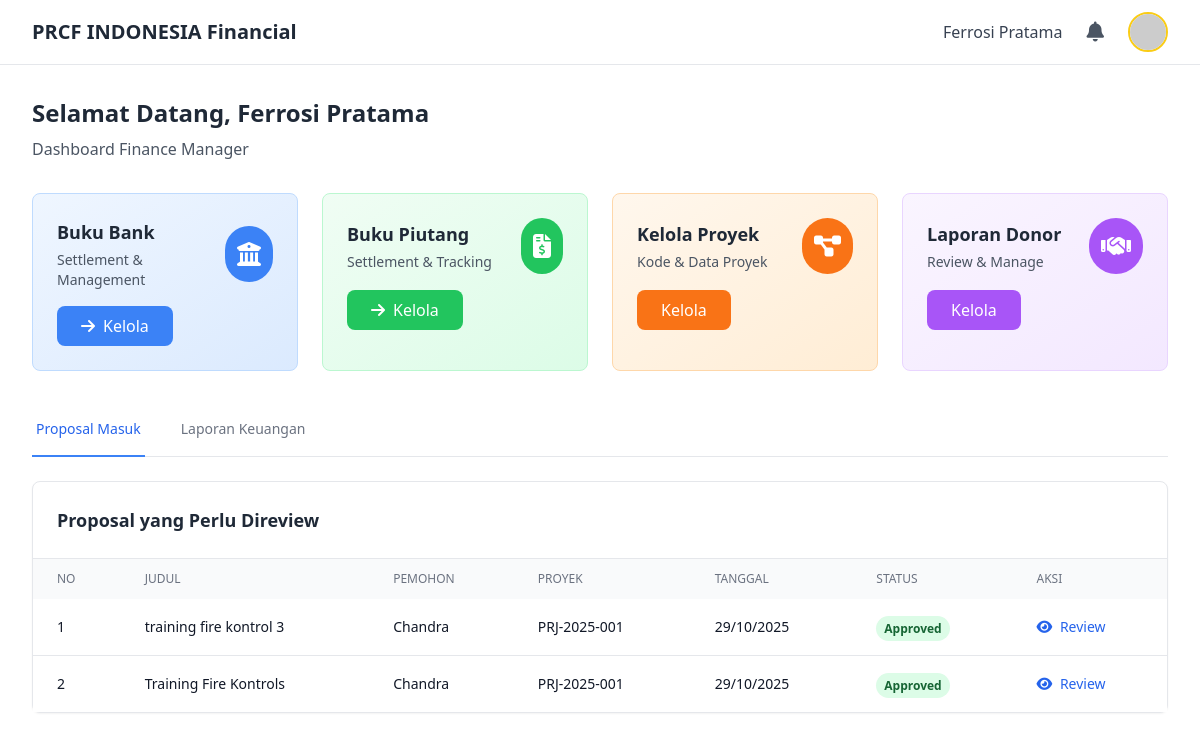
The app's page /pages/dashboards/dashboard_fm.php (signed in) with its own data.
### tables this page shows
CREATE TABLE `proposal` (
  `id_proposal` int(11) NOT NULL,
  `judul_proposal` varchar(255) NOT NULL,
  `pj` varchar(255) NOT NULL COMMENT 'Penanggung Jawab',
  `date` date DEFAULT NULL,
  `pemohon` varchar(255) DEFAULT NULL,
  `status` enum('draft','submitted','approved_fm','approved','rejected') DEFAULT 'draft' COMMENT 'draft=PM draft, submitted=waiting FM, approved_fm=FM approved (final), approved=FM approved (final), rejected=rejected',
  `approved_by_fm` int(11) DEFAULT NULL,
  `fm_approval_date` datetime DEFAULT NULL,
  `kode_proyek` varchar(50) DEFAULT NULL,
  `tor` text DEFAULT NULL COMMENT 'Terms of Reference',
  `file_budget` varchar(255) DEFAULT NULL,
  `created_at` timestamp NOT NULL DEFAULT current_timestamp(),
  `updated_at` timestamp NOT NULL DEFAULT current_timestamp() ON UPDATE current_timestamp()
);

### pages/dashboards/dashboard_fm.php (the view, shortened to what this page needs)
<?php
require_once '../../includes/config.php';
$user_name = $_SESSION['user_name'];
$proposals = $conn->query("SELECT p.*, u.nama as creator_name
    FROM proposal p
    LEFT JOIN user u ON p.pemohon = u.nama
    WHERE p.status IN ('submitted', 'approved')
    ORDER BY p.created_at DESC");
?>
<!DOCTYPE html>
<html lang="id">
<head>
    <script src="https://cdn.tailwindcss.com"></script>
    <link rel="stylesheet" href="https://cdnjs.cloudflare.com/ajax/libs/font-awesome/6.4.0/css/all.min.css">
</head>
<body class="bg-white min-h-screen">
    <header class="bg-white border-b border-gray-200 sticky top-0 z-50">
        <div class="max-w-7xl mx-auto px-4 sm:px-6 lg:px-8">
            <div class="flex justify-between items-center h-16">
                <div class="flex items-center">
                    <h1 class="text-xl font-bold text-gray-800">PRCF INDONESIA Financial</h1>
                </div>
                <div class="flex items-center space-x-4">
                    <span class="text-gray-700 font-medium"><?php echo $user_name; ?></span>
                    <div class="relative" id="notificationDropdown">
                        <button type="button" onclick="toggleNotifications()" class="notification-bell-button relative p-2 text-gray-600 hover:text-gray-800" aria-label="Buka Notifikasi">
                            <i class="fas fa-bell text-xl"></i>
                        </button>
                    </div>
                    <div class="relative" id="profileDropdown">
                        <button onclick="toggleProfile()" class="flex items-center space-x-2">
                            <img src="https://ui-avatars.com/api/?name=<?php echo urlencode($user_name); ?>&background=F59E0B&color=fff"
                                class="w-10 h-10 rounded-full border-2 border-yellow-400">
                        </button>
                    </div>
                </div>
            </div>
        </div>
    </header>
    <main class="max-w-7xl mx-auto px-4 sm:px-6 lg:px-8 py-8">
        <div class="mb-8">
            <h2 class="text-2xl font-bold text-gray-800 mb-2">Selamat Datang, <?php echo $user_name; ?></h2>
            <p class="text-gray-600">Dashboard Finance Manager</p>
        </div>
        <div class="grid grid-cols-1 md:grid-cols-2 lg:grid-cols-4 gap-6 mb-8">
            <div class="bg-gradient-to-br from-blue-50 to-blue-100 p-6 rounded-lg border border-blue-200 hover:shadow-lg transition duration-200">
                <div class="flex items-center justify-between mb-4">
                    <div>
                        <h3 class="text-lg font-bold text-gray-800">Buku Bank</h3>
                        <p class="text-sm text-gray-600 mt-1">Settlement & Management</p>
                    </div>
                    <div class="bg-blue-500 p-3 rounded-full">
                        <i class="fas fa-university text-white text-2xl"></i>
                    </div>
                </div>
                <a href="../books/buku_bank.php" class="inline-block bg-blue-500 text-white px-6 py-2 rounded-lg hover:bg-blue-600 transition duration-200 font-medium">
                    <i class="fas fa-arrow-right mr-2"></i>Kelola
                </a>
            </div>
            <div class="bg-gradient-to-br from-green-50 to-green-100 p-6 rounded-lg border border-green-200 hover:shadow-lg transition duration-200">
                <div class="flex items-center justify-between mb-4">
                    <div>
                        <h3 class="text-lg font-bold text-gray-800">Buku Piutang</h3>
                        <p class="text-sm text-gray-600 mt-1">Settlement & Tracking</p>
                    </div>
                    <div class="bg-green-500 p-3 rounded-full">
                        <i class="fas fa-file-invoice-dollar text-white text-2xl"></i>
                    </div>
                </div>
                <a href="../books/buku_piutang.php" class="inline-block bg-green-500 text-white px-6 py-2 rounded-lg hover:bg-green-600 transition duration-200 font-medium">
                    <i class="fas fa-arrow-right mr-2"></i>Kelola
                </a>
            </div>
            <div class="bg-gradient-to-br from-orange-50 to-orange-100 p-6 rounded-lg border border-orange-200 hover:shadow-lg transition duration-200">
                <div class="flex items-center justify-between mb-4">
                    <div>
                        <h3 class="text-lg font-bold text-gray-800">Kelola Proyek</h3>
                        <p class="text-sm text-gray-600 mt-1">Kode & Data Proyek</p>
                    </div>
                    <div class="bg-orange-500 p-3 rounded-full">
                        <i class="fas fa-project-diagram text-white text-2xl"></i>
                    </div>
                </div>
                <a href="../projects/manage_projects.php" class="inline-block bg-orange-500 text-white px-6 py-2 rounded-lg hover:bg-orange-600 transition duration-200 font-medium">
                    Kelola
                </a>
            </div>
            <div class="bg-gradient-to-br from-purple-50 to-purple-100 p-6 rounded-lg border border-purple-200 hover:shadow-lg transition duration-200">
                <div class="flex items-center justify-between mb-4">
                    <div>
                        <h3 class="text-lg font-bold text-gray-800">Laporan Donor</h3>
                        <p class="text-sm text-gray-600 mt-1">Review & Manage</p>
                    </div>
                    <div class="bg-purple-500 p-3 rounded-full">
                        <i class="fas fa-handshake text-white text-2xl"></i>
                    </div>
                </div>
                <a href="../../public/under_construction.php?feature=Laporan Donor" class="inline-block bg-purple-500 text-white px-6 py-2 rounded-lg hover:bg-purple-600 transition duration-200 font-medium">
                    Kelola
                </a>
            </div>
        </div>
        <div class="mb-6">
            <div class="border-b border-gray-200">
                <nav class="-mb-px flex space-x-8">
                    <button onclick="showTab('proposals')" id="tabProposals"
                        class="tab-button border-b-2 border-blue-500 py-4 px-1 text-sm font-medium text-blue-600">
                        Proposal Masuk
                    </button>
                    <button onclick="showTab('reports')" id="tabReports"
                        class="tab-button border-b-2 border-transparent py-4 px-1 text-sm font-medium text-gray-500 hover:text-gray-700 hover:border-gray-300">
                        Laporan Keuangan
                    </button>
                </nav>
            </div>
        </div>
        <div id="proposalsContent" class="tab-content">
            <div class="bg-white border border-gray-200 rounded-lg shadow-sm">
                <div class="p-6 border-b border-gray-200">
                    <h3 class="text-lg font-bold text-gray-800">Proposal yang Perlu Direview</h3>
                </div>
                <div class="overflow-x-auto">
                    <table class="w-full">
                        <thead class="bg-gray-50">
                            <tr>
                                <th class="px-6 py-3 text-left text-xs font-medium text-gray-500 uppercase">No</th>
                                <th class="px-6 py-3 text-left text-xs font-medium text-gray-500 uppercase">Judul</th>
                                <th class="px-6 py-3 text-left text-xs font-medium text-gray-500 uppercase">Pemohon</th>
                                <th class="px-6 py-3 text-left text-xs font-medium text-gray-500 uppercase">Proyek</th>
                                <th class="px-6 py-3 text-left text-xs font-medium text-gray-500 uppercase">Tanggal</th>
                                <th class="px-6 py-3 text-left text-xs font-medium text-gray-500 uppercase">Status</th>
                                <th class="px-6 py-3 text-left text-xs font-medium text-gray-500 uppercase">Aksi</th>
                            </tr>
                        </thead>
                        <tbody class="bg-white divide-y divide-gray-200">
                            <?php
                            $no = 1;
                            while ($proposal = $proposals->fetch_assoc()):
                            ?>
                            <tr class="hover:bg-gray-50">
                                <td class="px-6 py-4 text-sm text-gray-900"><?php echo $no++; ?></td>
                                <td class="px-6 py-4 text-sm text-gray-900"><?php echo $proposal['judul_proposal']; ?></td>
                                <td class="px-6 py-4 text-sm text-gray-900"><?php echo $proposal['pemohon']; ?></td>
                                <td class="px-6 py-4 text-sm text-gray-900"><?php echo $proposal['kode_proyek']; ?></td>
                                <td class="px-6 py-4 text-sm text-gray-900">
                                    <?php echo date('d/m/Y', strtotime($proposal['date'])); ?>
                                </td>
                                <td class="px-6 py-4">
                                    <?php if ($proposal['status'] === 'submitted'): ?>
                                        <span class="px-2 py-1 text-xs font-semibold rounded-full bg-yellow-100 text-yellow-800">
                                            Pending Review
                                        </span>
                                    <?php elseif ($proposal['status'] === 'approved'): ?>
                                        <span class="px-2 py-1 text-xs font-semibold rounded-full bg-green-100 text-green-800">
                                            Approved
                                        </span>
                                    <?php endif; ?>
                                </td>
                                <td class="px-6 py-4 text-sm">
                                    <a href="../proposals/review_proposal_fm.php?id=<?php echo $proposal['id_proposal']; ?>&return_tab=proposals"
                                        class="text-blue-600 hover:text-blue-900">
                                        <i class="fas fa-eye mr-1"></i> Review
                                    </a>
                                </td>
                            </tr>
                            <?php endwhile; ?>
                        </tbody>
                    </table>
                </div>
            </div>
        </div>
    </main>
</body>
</html>

### records on screen
proposal: judul_proposal "training fire kontrol 3", pemohon "Chandra", kode_proyek "PRJ-2025-001", date "29/10/2025", status "Approved"
proposal: judul_proposal "Training Fire Kontrols", pemohon "Chandra", kode_proyek "PRJ-2025-001", date "29/10/2025", status "Approved"

### other values on screen
$user_name "Ferrosi Pratama"
